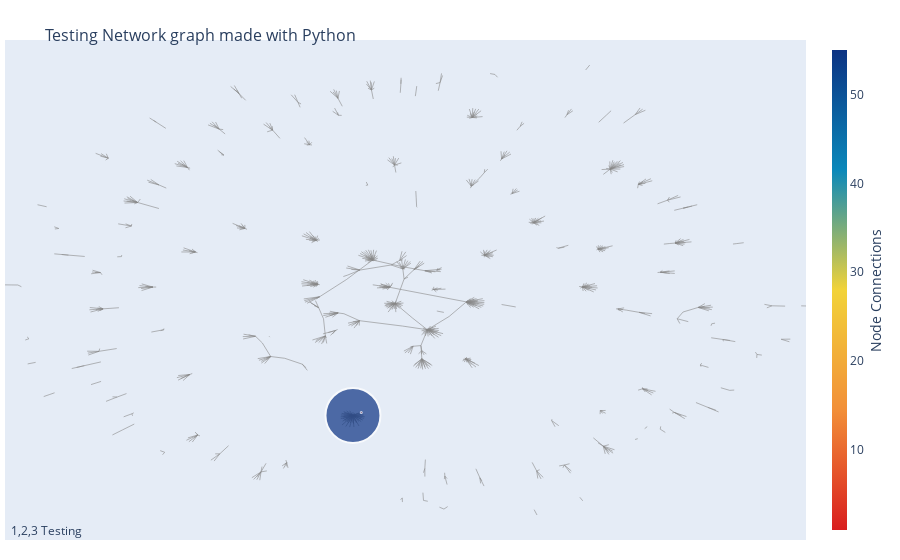

The cell this chart's notebook holds for it:
### Code cell
node_adjacencies = []
node_text = []
for node, adjacencies in enumerate(G.adjacency()):
    node_adjacencies.append(len(adjacencies[1]))
#     node_text.append('# of connections: '+str(len(adjacencies[1]))) ###Shows the #of connections
    node_text.append('#Connection: '+str(adjacencies[0]))


node_trace.marker.size = node_adjacencies    #### Color or size???? trace.marker.color or .size
node_trace.text = node_text

### Create Network Graph:

fig = go.Figure(data=[edge_trace, node_trace],
             layout=go.Layout(
                title='<br>Testing Network graph made with Python',
                titlefont_size=16,
                showlegend=False,
                hovermode='closest',
                margin=dict(b=20,l=5,r=5,t=40),
                annotations=[ dict(
                    text="1,2,3 Testing",
                    showarrow=False,
                    xref="paper", yref="paper",
                    x=0.005, y=-0.002 ) ],
                xaxis=dict(showgrid=False, zeroline=False, showticklabels=False),
                yaxis=dict(showgrid=False, zeroline=False, showticklabels=False))
                )
fig.show()


### The bubbles have the size according with the number of total email connections

### Figure 1 — Plotly figure (JSON) as saved in the notebook; plotly's stock layout.template omitted (floating-point values rounded to 4 significant figures; data arrays with more than 128 entries replaced by an {"elided": "..."} marker saying what was removed)
{"data": [{"hoverinfo": "none", "line": {"color": "#888", "width": 0.6}, "mode": "lines", "type": "scatter", "x": {"elided": "2751 float values"}, "y": {"elided": "2751 float values"}}, {"hoverinfo": "text", "marker": {"color": {"elided": "1029 int values"}, "colorbar": {"thickness": 15, "title": {"side": "right", "text": "Node Connections"}, "xanchor": "left"}, "colorscale": [[0, "rgb(12,51,131)"], [0.25, "rgb(10,136,186)"], [0.5, "rgb(242,211,56)"], [0.75, "rgb(242,143,56)"], [1, "rgb(217,30,30)"]], "line": {"width": 2}, "reversescale": true, "showscale": true, "size": {"elided": "1029 int values"}}, "mode": "markers", "text": {"elided": "1029 str values"}, "type": "scatter", "x": [-0.1346, -0.1138], "y": [-0.5366, -0.5244]}], "layout": {"annotations": [{"showarrow": false, "text": "1,2,3 Testing", "x": 0.005, "xref": "paper", "y": -0.002, "yref": "paper"}], "hovermode": "closest", "margin": {"b": 20, "l": 5, "r": 5, "t": 40}, "showlegend": false, "title": {"font": {"size": 16}, "text": "<br>Testing Network graph made with Python"}, "xaxis": {"showgrid": false, "showticklabels": false, "zeroline": false}, "yaxis": {"showgrid": false, "showticklabels": false, "zeroline": false}}}
